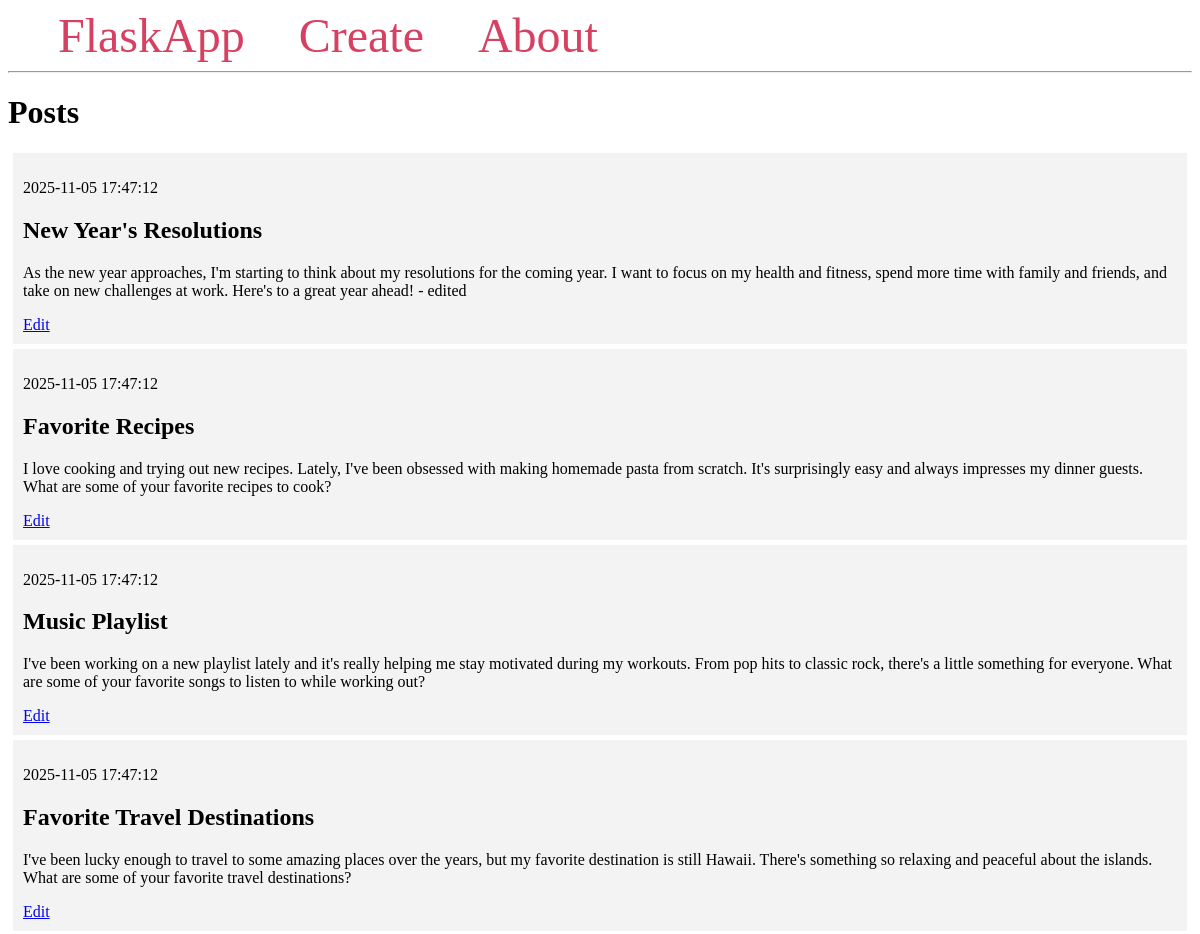
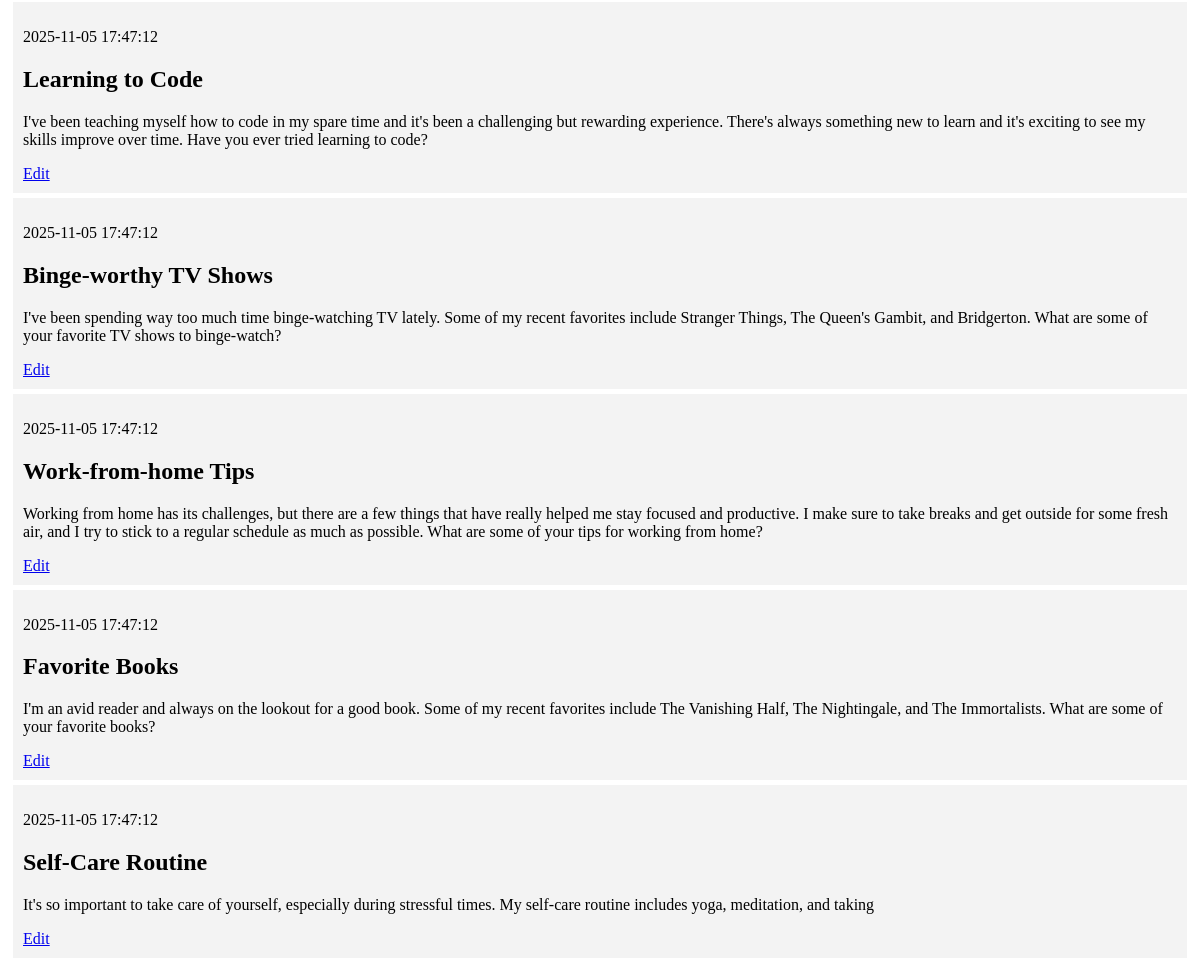
The page / on the database its author committed (2 pictures, top to bottom).
### tables this page shows
CREATE TABLE posts (
    id INTEGER PRIMARY KEY AUTOINCREMENT,
    created TIMESTAMP NOT NULL DEFAULT CURRENT_TIMESTAMP,
    title TEXT NOT NULL,
    content TEXT NOT NULL
);

### app.py (the view)
@app.route('/')
def index():
    conn = get_db_connection()
    posts = conn.execute('SELECT * FROM posts').fetchall()
    conn.close()
    return render_template('index.html', posts=posts)

### app.py (called while the page is built)
def get_db_connection():
    conn = sqlite3.connect('database.db')
    conn.row_factory = sqlite3.Row
    return conn

### templates/index.html
{% extends 'base.html' %}
{% block content %}
    <h1>{% block title %} Posts {% endblock %}</h1>
    {% for post in posts %}
        <div class='post'>
            <p>{{ post['created'] }}</p>
            <h2>{{ post['title'] }}</h2>
            <p>{{ post['content'] }}</p>
            <a href="{{ url_for('edit', id=post['id']) }}">Edit</a>
        </div>
    {% endfor %}
{% endblock %}

### templates/base.html (style rules this page uses)
.post { padding: 10px; margin: 5px; background-color: #f3f3f3 }

### rows shown on the page
posts: created "2025-11-05 17:47:12", title "New Year's Resolutions", content "As the new year approaches, I'm starting to think about my resolutions for the coming year. I want to focus on my health and fitness, spend more time with family and friends, and take on new challenges at work. Here's to a great year ahead! - edited"
posts: created "2025-11-05 17:47:12", title "Favorite Recipes", content "I love cooking and trying out new recipes. Lately, I've been obsessed with making homemade pasta from scratch. It's surprisingly easy and always impresses my dinner guests. What are some of your favorite recipes to cook?"
posts: created "2025-11-05 17:47:12", title "Music Playlist", content "I've been working on a new playlist lately and it's really helping me stay motivated during my workouts. From pop hits to classic rock, there's a little something for everyone. What are some of your favorite songs to listen to while working out?"
posts: created "2025-11-05 17:47:12", title "Favorite Travel Destinations", content "I've been lucky enough to travel to some amazing places over the years, but my favorite destination is still Hawaii. There's something so relaxing and peaceful about the islands. What are some of your favorite travel destinations?"
posts: created "2025-11-05 17:47:12", title "Learning to Code", content "I've been teaching myself how to code in my spare time and it's been a challenging but rewarding experience. There's always something new to learn and it's exciting to see my skills improve over time. Have you ever tried learning to code?"
posts: created "2025-11-05 17:47:12", title "Binge-worthy TV Shows", content "I've been spending way too much time binge-watching TV lately. Some of my recent favorites include Stranger Things, The Queen's Gambit, and Bridgerton. What are some of your favorite TV shows to binge-watch?"
posts: created "2025-11-05 17:47:12", title "Work-from-home Tips", content "Working from home has its challenges, but there are a few things that have really helped me stay focused and productive. I make sure to take breaks and get outside for some fresh air, and I try to stick to a regular schedule as much as possible. What are some of your tips for working from home?"
posts: created "2025-11-05 17:47:12", title "Favorite Books", content "I'm an avid reader and always on the lookout for a good book. Some of my recent favorites include The Vanishing Half, The Nightingale, and The Immortalists. What are some of your favorite books?"
posts: created "2025-11-05 17:47:12", title "Self-Care Routine", content "It's so important to take care of yourself, especially during stressful times. My self-care routine includes yoga, meditation, and taking"
